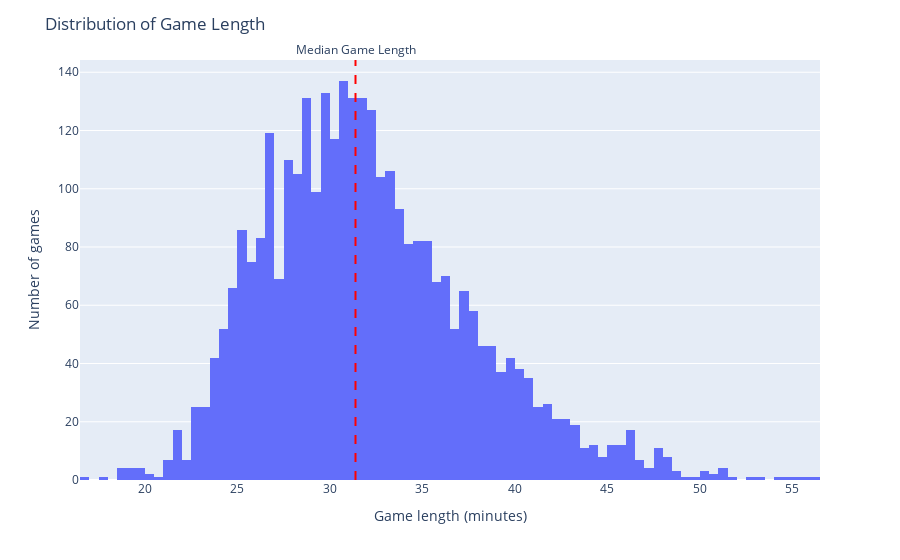

Notebook cell for this chart:
### Code cell
fig2 = tier1_player.groupby('gameid').first()['gamelength'].apply(lambda x: x / 60).plot(kind='hist')
fig2.add_vline(x=median_time, line_dash="dash", line_color="red")
fig2.add_annotation(x=median_time, y=1.05, text="Median Game Length", showarrow=False, yref="paper")
fig2.update_layout(title='Distribution of Game Length',
                   xaxis_title='Game length (minutes)',
                   yaxis_title='Number of games',
                   showlegend=False)
fig2.show()

### Figure 1 — Plotly figure (JSON) as saved in the notebook; plotly's stock layout.template omitted (floating-point values rounded to 4 significant figures; data arrays with more than 128 entries replaced by an {"elided": "..."} marker saying what was removed)
{"data": [{"alignmentgroup": "True", "bingroup": "x", "hovertemplate": "variable=gamelength<br>value=%{x}<br>count=%{y}<extra></extra>", "legendgroup": "gamelength", "marker": {"color": "#636efa", "pattern": {"shape": ""}}, "name": "gamelength", "offsetgroup": "gamelength", "orientation": "v", "showlegend": true, "type": "histogram", "x": {"elided": "3252 float values"}, "xaxis": "x", "yaxis": "y"}], "layout": {"annotations": [{"showarrow": false, "text": "Median Game Length", "x": 31.39, "y": 1.05, "yref": "paper"}], "barmode": "relative", "legend": {"title": {"text": "variable"}, "tracegroupgap": 0}, "margin": {"t": 60}, "shapes": [{"line": {"color": "red", "dash": "dash"}, "type": "line", "x0": 31.39, "x1": 31.39, "xref": "x", "y0": 0, "y1": 1, "yref": "y domain"}], "showlegend": false, "title": {"text": "Distribution of Game Length"}, "xaxis": {"anchor": "y", "domain": [0, 1], "title": {"text": "Game length (minutes)"}}, "yaxis": {"anchor": "x", "domain": [0, 1], "title": {"text": "Number of games"}}}}
